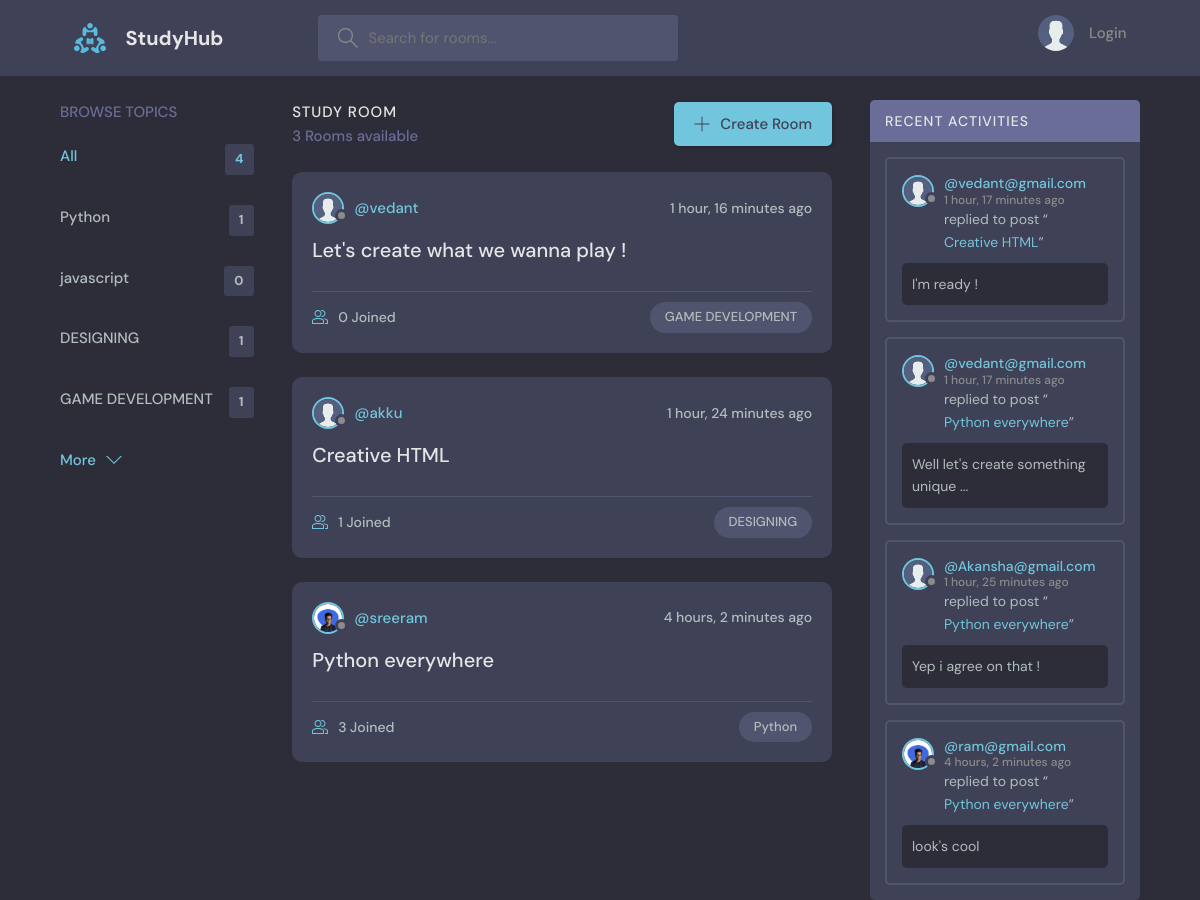
The page / on the database its author committed.
### base/models.py (models this page shows, shortened)
class Topic(models.Model):
    name = models.CharField(max_length=200)

class Room(models.Model):
    host = models.ForeignKey(User,on_delete=models.SET_NULL,null=True)
    topic = models.ForeignKey(Topic,on_delete=models.SET_NULL,null=True)
    name = models.CharField(max_length=200)
    participants = models.ManyToManyField(User,related_name="participants",blank= True)
    description = models.TextField(null=True,blank=True,max_length=500)
    updated = models.DateTimeField(auto_now=True)
    created = models.DateTimeField(auto_now_add =True)
    class Meta:
        ordering = ['-updated','-created']
    def __str__(self):
        return self.name

class User(AbstractUser):
    name = models.CharField(max_length=200,null=True)
    email = models.EmailField(null=True,unique=True)
    bio = models.TextField(null=True)
    avatar = models.ImageField(null=True,default='avatar.svg')
    USERNAME_FIELD = 'email'
    REQUIRED_FIELDS = []

class Messages(models.Model):
    user = models.ForeignKey(User,on_delete=models.CASCADE)
    room = models.ForeignKey(Room,on_delete=models.CASCADE)
    body = models.TextField()
    updated = models.DateTimeField(auto_now = True)
    created = models.DateTimeField(auto_now_add = True)
    class Meta:
        ordering = ['-updated','-created']

### base/views.py (the view)
# urls.py: 2. Add a URL to urlpatterns:  path('', views.home, name='home')
def home(request):
    q= request.GET.get('q') if request.GET.get("q") != None else ''
    rooms = Room.objects.filter(
        Q(topic__name__icontains=q) |
        Q(name__icontains=q) |
        Q(description__icontains=q)
        )
    topic = Topic.objects.all()[:5]
    rooms_count = rooms.count()
    room_messages = Messages.objects.filter(Q(room__topic__name__icontains = q))
    context = {"rooms":rooms,"topics":topic,'rooms_count':rooms_count,'room_messages':room_messages}
    return render(request,"base/home.html",context)

### base/templates/base/home.html (shortened to what this page needs)
{% extends 'main.html' %}
{% block content %}
<main class="layout layout--3">
  <div class="container">
    {% include 'base/topics_component.html' %}
    <div class="roomList">
      <div class="roomList__header">
        <div>
          <h2>Study Room</h2>
          <p>{{ rooms_count }} Rooms available</p>
        </div>
        <a class="btn btn--main" href="{% url 'create-room' %}">
          <svg version="1.1" xmlns="http://www.w3.org/2000/svg" width="32" height="32" viewBox="0 0 32 32">
            <title>add</title>
            <path
              d="M16.943 0.943h-1.885v14.115h-14.115v1.885h14.115v14.115h1.885v-14.115h14.115v-1.885h-14.115v-14.115z">
            </path>
          </svg>
          Create Room
        </a>
      </div>
      {% include 'base/feed_component.html' %}
    </div>
    {% include 'base/activity_component.html' %}
  </div>
</main>
{% endblock %}

### base/templates/base/topics_component.html
<div class="topics">
    <div class="topics__header">
      <h2>Browse Topics</h2>
    </div>
    <ul class="topics__list">
      <li>
        <a href="{% url 'home' %}" class="active">All <span>{{ topics.count}}</span></a>
      </li>
      {% for topic in topics %}
      <li>
        <a href="{% url 'home' %}?q={{topic.name}}">{{ topic.name }} <span>{{topic.room_set.all.count}}</span></a>
      </li>
      {% endfor %}
    </ul>
    <a class="btn btn--link" href="{% url 'topics' %}">
      More
      <svg version="1.1" xmlns="http://www.w3.org/2000/svg" width="32" height="32" viewBox="0 0 32 32">
        <title>chevron-down</title>
        <path d="M16 21l-13-13h-3l16 16 16-16h-3l-13 13z"></path>
      </svg>
    </a>
  </div>

### base/templates/base/feed_component.html (shortened to what this page needs)
{% for room in rooms %}
<div class="roomListRoom">
    <div class="roomListRoom__header">
        <a href="{% url 'user-profile' room.host.id %}" class="roomListRoom__author">
            <div class="avatar avatar--small">
                <img src="{{ room.host.avatar.url }}" />
            </div>
            <span>@{{ room.host.username }}</span>
        </a>
        <div class="roomListRoom__actions">
            <span>{{ room.created|timesince }} ago</span>
        </div>
    </div>
    <div class="roomListRoom__content">
        <a href="{% url 'room' room.id %}">{{ room.name }}</a>
    </div>
    <div class="roomListRoom__meta">
        <a href="{% url 'room' room.id %}" class="roomListRoom__joined">
            {{ room.participants.all.count }} Joined
        </a>
        <p class="roomListRoom__topic">{{ room.topic.name }}</p>
    </div>
</div>
{% endfor %}

### base/templates/base/activity_component.html (shortened to what this page needs)
<div class="activities">
    <div class="activities__header">
      <h2>Recent Activities</h2>
    </div>
    {% for message in room_messages %}
    <div class="activities__box">
      <div class="activities__boxHeader roomListRoom__header">
        <a href="{% url 'user-profile' message.user.id %}" class="roomListRoom__author">
          <div class="avatar avatar--small">
            <img src="{{ message.user.avatar.url }}" />
          </div>
          <p>
            @{{ message.user }}
            <span>{{ message.created|timesince }} ago</span>
          </p>
        </a>
      </div>
      <div class="activities__boxContent">
        <p>replied to post “<a href="{% url 'room' message.room.id %}">{{ message.room }}</a>”</p>
        <div class="activities__boxRoomContent">
            {{ message.body }}
        </div>
      </div>
    </div>
    {% endfor %}
  </div>

### rows shown on the page
Topic: name "Python", room_set.all.count "1"
Topic: name "javascript", room_set.all.count "0"
Topic: name "DESIGNING", room_set.all.count "1"
Topic: name "GAME DEVELOPMENT", room_set.all.count "1"
Room: host.avatar (placeholder picture), host.username "vedant", created "1 hour, 16 minutes", name "Let's create what we wanna play !", participants.all.count "0", topic.name "GAME DEVELOPMENT"
Room: host.avatar (placeholder picture), host.username "akku", created "1 hour, 24 minutes", name "Creative HTML", participants.all.count "1", topic.name "DESIGNING"
Room: host.avatar (picture), host.username "sreeram", created "4 hours, 2 minutes", name "Python everywhere", participants.all.count "3", topic.name "Python"
Messages: user.avatar (placeholder picture), user "vedant@gmail.com", created "1 hour, 17 minutes", room "Creative HTML", body "I'm ready !"
Messages: user.avatar (placeholder picture), user "vedant@gmail.com", created "1 hour, 17 minutes", room "Python everywhere", body "Well let's create something unique ..."
Messages: user.avatar (placeholder picture), user "Akansha@gmail.com", created "1 hour, 25 minutes", room "Python everywhere", body "Yep i agree on that !"
Messages: user.avatar (picture), user "ram@gmail.com", created "4 hours, 2 minutes", room "Python everywhere", body "look's cool"

### other values the page prints
{{ topics.count }} "4"
{{ rooms_count }} "3"
